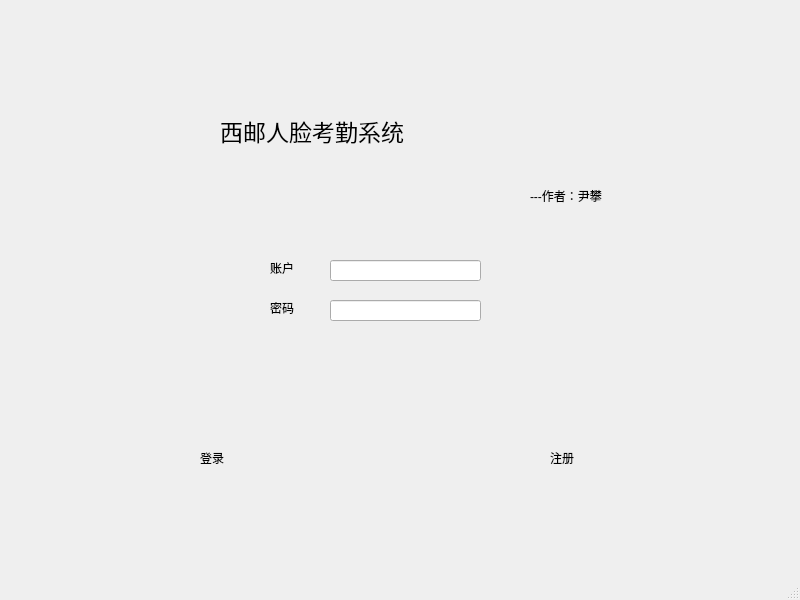
<?xml version="1.0" encoding="UTF-8"?>
<ui version="4.0">
 <class>login_ui</class>
 <widget class="QMainWindow" name="login_ui">
  <property name="geometry">
   <rect>
    <x>0</x>
    <y>0</y>
    <width>800</width>
    <height>600</height>
   </rect>
  </property>
  <property name="windowTitle">
   <string>MainWindow</string>
  </property>
  <widget class="QWidget" name="centralwidget">
   <widget class="QLabel" name="label">
    <property name="geometry">
     <rect>
      <x>270</x>
      <y>260</y>
      <width>51</width>
      <height>16</height>
     </rect>
    </property>
    <property name="text">
     <string>账户</string>
    </property>
   </widget>
   <widget class="QLabel" name="label_2">
    <property name="geometry">
     <rect>
      <x>270</x>
      <y>300</y>
      <width>51</width>
      <height>16</height>
     </rect>
    </property>
    <property name="text">
     <string>密码</string>
    </property>
   </widget>
   <widget class="QLineEdit" name="lineEdit">
    <property name="geometry">
     <rect>
      <x>330</x>
      <y>260</y>
      <width>151</width>
      <height>21</height>
     </rect>
    </property>
   </widget>
   <widget class="QLineEdit" name="lineEdit_2">
    <property name="geometry">
     <rect>
      <x>330</x>
      <y>300</y>
      <width>151</width>
      <height>21</height>
     </rect>
    </property>
   </widget>
   <widget class="QLabel" name="label_3">
    <property name="geometry">
     <rect>
      <x>200</x>
      <y>450</y>
      <width>72</width>
      <height>15</height>
     </rect>
    </property>
    <property name="text">
     <string>登录</string>
    </property>
   </widget>
   <widget class="QLabel" name="label_4">
    <property name="geometry">
     <rect>
      <x>550</x>
      <y>450</y>
      <width>72</width>
      <height>15</height>
     </rect>
    </property>
    <property name="text">
     <string>注册</string>
    </property>
   </widget>
   <widget class="QLabel" name="label_5">
    <property name="geometry">
     <rect>
      <x>220</x>
      <y>100</y>
      <width>381</width>
      <height>61</height>
     </rect>
    </property>
    <property name="font">
     <font>
      <pointsize>17</pointsize>
     </font>
    </property>
    <property name="text">
     <string>西邮人脸考勤系统</string>
    </property>
   </widget>
   <widget class="QLabel" name="label_6">
    <property name="geometry">
     <rect>
      <x>530</x>
      <y>180</y>
      <width>141</width>
      <height>31</height>
     </rect>
    </property>
    <property name="text">
     <string>---作者：尹攀</string>
    </property>
   </widget>
  </widget>
  <widget class="QMenuBar" name="menubar">
   <property name="geometry">
    <rect>
     <x>0</x>
     <y>0</y>
     <width>800</width>
     <height>26</height>
    </rect>
   </property>
  </widget>
  <widget class="QStatusBar" name="statusbar"/>
 </widget>
 <resources/>
 <connections/>
</ui>
